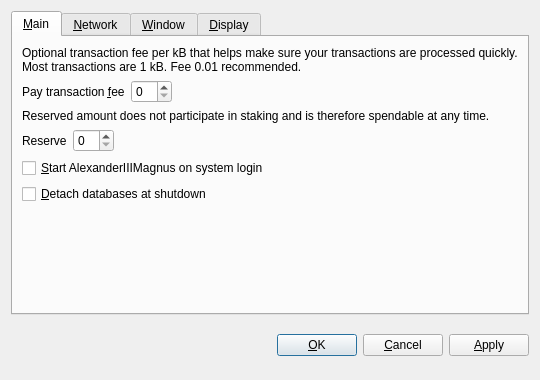
<?xml version="1.0" encoding="UTF-8"?>
<ui version="4.0">
 <class>OptionsDialog</class>
 <widget class="QDialog" name="OptionsDialog">
  <property name="geometry">
   <rect>
    <x>0</x>
    <y>0</y>
    <width>540</width>
    <height>380</height>
   </rect>
  </property>
  <property name="windowTitle">
   <string>Options</string>
  </property>
  <property name="modal">
   <bool>true</bool>
  </property>
  <layout class="QVBoxLayout" name="verticalLayout">
   <item>
    <widget class="QTabWidget" name="tabWidget">
     <property name="tabPosition">
      <enum>QTabWidget::North</enum>
     </property>
     <property name="currentIndex">
      <number>0</number>
     </property>
     <widget class="QWidget" name="tabMain">
      <attribute name="title">
       <string>&amp;Main</string>
      </attribute>
      <layout class="QVBoxLayout" name="verticalLayout_Main">
       <item>
        <widget class="QLabel" name="transactionFeeInfoLabel">
         <property name="text">
          <string>Optional transaction fee per kB that helps make sure your transactions are processed quickly. Most transactions are 1 kB. Fee 0.01 recommended.</string>
         </property>
         <property name="textFormat">
          <enum>Qt::PlainText</enum>
         </property>
         <property name="wordWrap">
          <bool>true</bool>
         </property>
        </widget>
       </item>
       <item>
        <layout class="QHBoxLayout" name="horizontalLayoutFee">
         <item>
          <widget class="QLabel" name="transactionFeeLabel">
           <property name="text">
            <string>Pay transaction &amp;fee</string>
           </property>
           <property name="textFormat">
            <enum>Qt::PlainText</enum>
           </property>
           <property name="buddy">
            <cstring>transactionFee</cstring>
           </property>
          </widget>
         </item>
         <item>
          <widget class="BitcoinAmountField" name="transactionFee"/>
         </item>
         <item>
          <spacer name="horizontalSpacerFee">
           <property name="orientation">
            <enum>Qt::Horizontal</enum>
           </property>
           <property name="sizeHint" stdset="0">
            <size>
             <width>40</width>
             <height>20</height>
            </size>
           </property>
          </spacer>
         </item>
        </layout>
       </item>
       <item>
        <widget class="QLabel" name="reserveBalanceInfoLabel">
         <property name="text">
          <string>Reserved amount does not participate in staking and is therefore spendable at any time.</string>
         </property>
         <property name="textFormat">
          <enum>Qt::PlainText</enum>
         </property>
         <property name="wordWrap">
          <bool>true</bool>
         </property>
        </widget>
       </item>
       <item>
        <layout class="QHBoxLayout" name="horizontalLayoutReserveBalance">
         <item>
          <widget class="QLabel" name="reserveBalanceLabel">
           <property name="text">
            <string>Reserve</string>
           </property>
           <property name="textFormat">
            <enum>Qt::PlainText</enum>
           </property>
           <property name="buddy">
            <cstring>reserveBalance</cstring>
           </property>
          </widget>
         </item>
         <item>
          <widget class="BitcoinAmountField" name="reserveBalance"/>
         </item>
         <item>
          <spacer name="horizontalSpacerReserveBalance">
           <property name="orientation">
            <enum>Qt::Horizontal</enum>
           </property>
           <property name="sizeHint" stdset="0">
            <size>
             <width>40</width>
             <height>20</height>
            </size>
           </property>
          </spacer>
         </item>
        </layout>
       </item>
       <item>
        <widget class="QCheckBox" name="bitcoinAtStartup">
         <property name="toolTip">
          <string>Automatically start AlexanderIIIMagnus after logging in to the system.</string>
         </property>
         <property name="text">
          <string>&amp;Start AlexanderIIIMagnus on system login</string>
         </property>
        </widget>
       </item>
       <item>
        <widget class="QCheckBox" name="detachDatabases">
         <property name="toolTip">
          <string>Detach block and address databases at shutdown. This means they can be moved to another data directory, but it slows down shutdown. The wallet is always detached.</string>
         </property>
         <property name="text">
          <string>&amp;Detach databases at shutdown</string>
         </property>
        </widget>
       </item>
       <item>
        <spacer name="verticalSpacer_Main">
         <property name="orientation">
          <enum>Qt::Vertical</enum>
         </property>
         <property name="sizeHint" stdset="0">
          <size>
           <width>20</width>
           <height>40</height>
          </size>
         </property>
        </spacer>
       </item>
      </layout>
     </widget>
     <widget class="QWidget" name="tabNetwork">
      <attribute name="title">
       <string>&amp;Network</string>
      </attribute>
      <layout class="QVBoxLayout" name="verticalLayout_Network">
       <item>
        <widget class="QCheckBox" name="mapPortUpnp">
         <property name="toolTip">
          <string>Automatically open the AlexanderIIIMagnus client port on the router. This only works when your router supports UPnP and it is enabled.</string>
         </property>
         <property name="text">
          <string>Map port using &amp;UPnP</string>
         </property>
        </widget>
       </item>
       <item>
        <widget class="QCheckBox" name="connectSocks">
         <property name="toolTip">
          <string>Connect to the AlexanderIIIMagnus network through a SOCKS proxy (e.g. when connecting through Tor).</string>
         </property>
         <property name="text">
          <string>&amp;Connect through SOCKS proxy:</string>
         </property>
        </widget>
       </item>
       <item>
        <layout class="QHBoxLayout" name="horizontalLayout_Network">
         <item>
          <widget class="QLabel" name="proxyIpLabel">
           <property name="text">
            <string>Proxy &amp;IP:</string>
           </property>
           <property name="textFormat">
            <enum>Qt::PlainText</enum>
           </property>
           <property name="buddy">
            <cstring>proxyIp</cstring>
           </property>
          </widget>
         </item>
         <item>
          <widget class="QValidatedLineEdit" name="proxyIp">
           <property name="maximumSize">
            <size>
             <width>140</width>
             <height>16777215</height>
            </size>
           </property>
           <property name="toolTip">
            <string>IP address of the proxy (e.g. 127.0.0.1)</string>
           </property>
          </widget>
         </item>
         <item>
          <widget class="QLabel" name="proxyPortLabel">
           <property name="text">
            <string>&amp;Port:</string>
           </property>
           <property name="textFormat">
            <enum>Qt::PlainText</enum>
           </property>
           <property name="buddy">
            <cstring>proxyPort</cstring>
           </property>
          </widget>
         </item>
         <item>
          <widget class="QLineEdit" name="proxyPort">
           <property name="maximumSize">
            <size>
             <width>55</width>
             <height>16777215</height>
            </size>
           </property>
           <property name="toolTip">
            <string>Port of the proxy (e.g. 9050)</string>
           </property>
          </widget>
         </item>
         <item>
          <widget class="QLabel" name="socksVersionLabel">
           <property name="text">
            <string>SOCKS &amp;Version:</string>
           </property>
           <property name="textFormat">
            <enum>Qt::PlainText</enum>
           </property>
           <property name="buddy">
            <cstring>socksVersion</cstring>
           </property>
          </widget>
         </item>
         <item>
          <widget class="QValueComboBox" name="socksVersion">
           <property name="toolTip">
            <string>SOCKS version of the proxy (e.g. 5)</string>
           </property>
          </widget>
         </item>
         <item>
          <spacer name="horizontalSpacer_Network">
           <property name="orientation">
            <enum>Qt::Horizontal</enum>
           </property>
           <property name="sizeHint" stdset="0">
            <size>
             <width>40</width>
             <height>20</height>
            </size>
           </property>
          </spacer>
         </item>
        </layout>
       </item>
       <item>
        <spacer name="verticalSpacer_Network">
         <property name="orientation">
          <enum>Qt::Vertical</enum>
         </property>
         <property name="sizeHint" stdset="0">
          <size>
           <width>20</width>
           <height>40</height>
          </size>
         </property>
        </spacer>
       </item>
      </layout>
     </widget>
     <widget class="QWidget" name="tabWindow">
      <attribute name="title">
       <string>&amp;Window</string>
      </attribute>
      <layout class="QVBoxLayout" name="verticalLayout_Window">
       <item>
        <widget class="QCheckBox" name="minimizeToTray">
         <property name="toolTip">
          <string>Show only a tray icon after minimizing the window.</string>
         </property>
         <property name="text">
          <string>&amp;Minimize to the tray instead of the taskbar</string>
         </property>
        </widget>
       </item>
       <item>
        <widget class="QCheckBox" name="minimizeOnClose">
         <property name="toolTip">
          <string>Minimize instead of exit the application when the window is closed. When this option is enabled, the application will be closed only after selecting Quit in the menu.</string>
         </property>
         <property name="text">
          <string>M&amp;inimize on close</string>
         </property>
        </widget>
       </item>
       <item>
        <spacer name="verticalSpacer_Window">
         <property name="orientation">
          <enum>Qt::Vertical</enum>
         </property>
         <property name="sizeHint" stdset="0">
          <size>
           <width>20</width>
           <height>40</height>
          </size>
         </property>
        </spacer>
       </item>
      </layout>
     </widget>
     <widget class="QWidget" name="tabDisplay">
      <attribute name="title">
       <string>&amp;Display</string>
      </attribute>
      <layout class="QVBoxLayout" name="verticalLayout_Display">
       <item>
        <layout class="QHBoxLayout" name="horizontalLayout_1_Display">
         <item>
          <widget class="QLabel" name="langLabel">
           <property name="text">
            <string>User Interface &amp;language:</string>
           </property>
           <property name="textFormat">
            <enum>Qt::PlainText</enum>
           </property>
           <property name="buddy">
            <cstring>lang</cstring>
           </property>
          </widget>
         </item>
         <item>
          <widget class="QValueComboBox" name="lang">
           <property name="toolTip">
            <string>The user interface language can be set here. This setting will take effect after restarting AlexanderIIIMagnus.</string>
           </property>
          </widget>
         </item>
        </layout>
       </item>
       <item>
        <layout class="QHBoxLayout" name="horizontalLayout_2_Display">
         <item>
          <widget class="QLabel" name="unitLabel">
           <property name="text">
            <string>&amp;Unit to show amounts in:</string>
           </property>
           <property name="textFormat">
            <enum>Qt::PlainText</enum>
           </property>
           <property name="buddy">
            <cstring>unit</cstring>
           </property>
          </widget>
         </item>
         <item>
          <widget class="QValueComboBox" name="unit">
           <property name="toolTip">
            <string>Choose the default subdivision unit to show in the interface and when sending coins.</string>
           </property>
          </widget>
         </item>
        </layout>
       </item>
       <item>
        <widget class="QCheckBox" name="displayAddresses">
         <property name="toolTip">
          <string>Whether to show AlexanderIIIMagnus addresses in the transaction list or not.</string>
         </property>
         <property name="text">
          <string>&amp;Display addresses in transaction list</string>
         </property>
        </widget>
       </item>
       <item>
        <widget class="QCheckBox" name="coinControlFeatures">
         <property name="toolTip">
          <string>Whether to show coin control features or not.</string>
         </property>
         <property name="text">
          <string>Display coin &amp;control features (experts only!)</string>
         </property>
        </widget>
       </item>
       <item>
        <spacer name="verticalSpacer_Display">
         <property name="orientation">
          <enum>Qt::Vertical</enum>
         </property>
         <property name="sizeHint" stdset="0">
          <size>
           <width>20</width>
           <height>40</height>
          </size>
         </property>
        </spacer>
       </item>
      </layout>
     </widget>
    </widget>
   </item>
   <item>
    <layout class="QHBoxLayout" name="horizontalLayout_Buttons">
     <item>
      <spacer name="horizontalSpacer_1">
       <property name="orientation">
        <enum>Qt::Horizontal</enum>
       </property>
       <property name="sizeHint" stdset="0">
        <size>
         <width>40</width>
         <height>48</height>
        </size>
       </property>
      </spacer>
     </item>
     <item>
      <widget class="QLabel" name="statusLabel">
       <property name="font">
        <font>
         <weight>75</weight>
         <bold>true</bold>
        </font>
       </property>
       <property name="text">
        <string/>
       </property>
       <property name="textFormat">
        <enum>Qt::PlainText</enum>
       </property>
       <property name="wordWrap">
        <bool>true</bool>
       </property>
      </widget>
     </item>
     <item>
      <spacer name="horizontalSpacer_2">
       <property name="orientation">
        <enum>Qt::Horizontal</enum>
       </property>
       <property name="sizeHint" stdset="0">
        <size>
         <width>40</width>
         <height>48</height>
        </size>
       </property>
      </spacer>
     </item>
     <item>
      <widget class="QPushButton" name="okButton">
       <property name="text">
        <string>&amp;OK</string>
       </property>
      </widget>
     </item>
     <item>
      <widget class="QPushButton" name="cancelButton">
       <property name="text">
        <string>&amp;Cancel</string>
       </property>
       <property name="autoDefault">
        <bool>false</bool>
       </property>
      </widget>
     </item>
     <item>
      <widget class="QPushButton" name="applyButton">
       <property name="text">
        <string>&amp;Apply</string>
       </property>
       <property name="autoDefault">
        <bool>false</bool>
       </property>
      </widget>
     </item>
    </layout>
   </item>
  </layout>
 </widget>
 <customwidgets>
  <customwidget>
   <class>BitcoinAmountField</class>
   <extends>QSpinBox</extends>
   <header>bitcoinamountfield.h</header>
  </customwidget>
  <customwidget>
   <class>QValueComboBox</class>
   <extends>QComboBox</extends>
   <header>qvaluecombobox.h</header>
  </customwidget>
  <customwidget>
   <class>QValidatedLineEdit</class>
   <extends>QLineEdit</extends>
   <header>qvalidatedlineedit.h</header>
  </customwidget>
 </customwidgets>
 <resources/>
 <connections/>
</ui>
